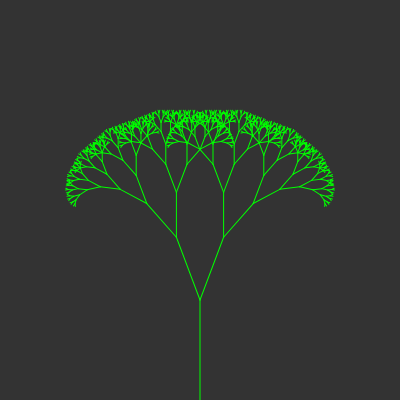
Frame 1 (no input)
Frame 60 (no input): identical to frame 1, image omitted
Frame 120 (the mouse pressed at the canvas centre since frame 60): identical to frame 1, image omitted

The p5.js sketch that drew this single still picture (run headless with seeded random() and noise() and a simulated clock; from frame 60 on, the mouse is pressed at the canvas centre):

// p5.js sketch
// ── sketch.js
var len = 75;
var angle = 0;
var slider;
var h1;
var p1;

function setup() {
	angle = 0.36;
	h1 = createElement("h1", "This is a Fractal Tree !! ");
	p1 = createElement("h3", "Angle :" + angle);
	createCanvas(400, 400);
	createP("Adjust the slider to change the angle !!");
	slider = createSlider(0, PI, angle, 0.01);
	createP("Done by Mouli !!");

}

function draw() {
	background(51);
	translate(width / 2, height);
	angle = slider.value();
	p1.html("Angle :" + angle);
	line(width / 2, height, width / 2, height - len);
	stroke(0, 255, 0);
	branch(100)
}

function branch(len) {
	line(0, 0, 0, -len);
	translate(0, -len);
	if (len > 3) {
		push();
		rotate(angle);
		branch(len * 0.67);
		pop();
		push();
		rotate(-angle);
		branch(len * 0.67);
		pop();
	}
}

// ── style.css
body {
	background-color: crimson;
	text-align: center;
}

p {
	text-align: center;
	color: red;
}
